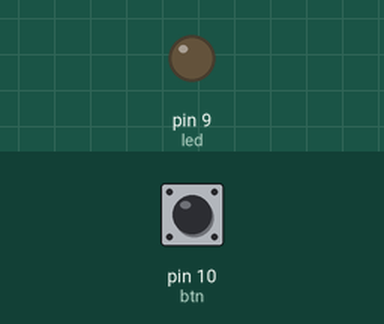
A sketch run on a simulated Arduino Uno, built with avr-gcc and run on an emulated ATmega328P. Parts: output pins drawn as LEDs (lit = HIGH). Dashed ring = blinking. The test bench sets the inputs (shaded band); at power-on: pin 10 (btn) LOW.

Above: at 1.2 s.
1.3 s: pin 10 (btn) pulsed HIGH 5 times (0.12 s each, 0.3 s apart)
At 1.75 s:
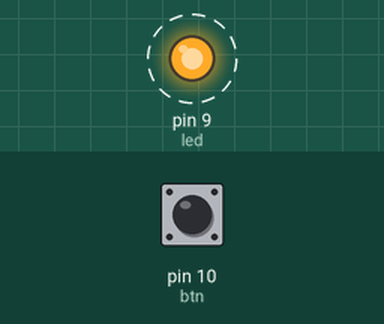
4.3 s: pin 10 (btn) pulled HIGH for 0.15 s
At 5.2 s:
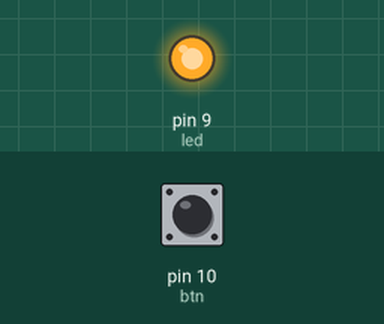
5.9 s: pin 10 (btn) pulled HIGH for 1 s
At 6.4 s:
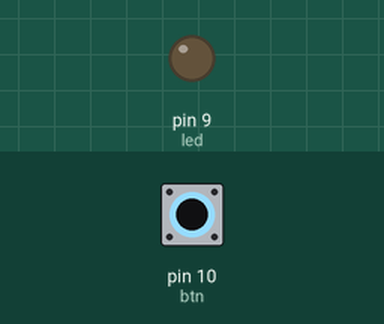
Timing chart, 0 to 8.9 s (numbered marks = the images above; inputs shaded):
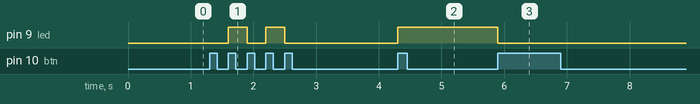

Measured:
- after the input at 1.3 s, pin 9 (led): alternates HIGH for 0.30 s and LOW for 0.30 s, 4 changes in all, then stays LOW, starting after 0.30 s
- after the input at 4.3 s, pin 9 (led): LOW → HIGH at once
- after the input at 5.9 s, pin 9 (led): HIGH → LOW at once

The sketch:

bai5.ino
```cpp
#include <LiquidCrystal_I2C.h>
// LiquidCrystal lcd(12,11,5,4,3,2);
LiquidCrystal_I2C lcd(0x27, 16, 2);
int btn=10;
int led=9;
bool btnState=HIGH;
int pre=LOW;
void setup() {
  // put your setup code here, to run once:
  pinMode(btn,INPUT);
  pinMode(led,OUTPUT);

}
void loop() {
  // put your main code here, to run repeatedly:
 int current=digitalRead(btn);
 if(pre==LOW &&current==HIGH){
  btnState=!btnState;
  if(btnState==HIGH)
  {
    digitalWrite(led,HIGH);
     lcd.noBacklight();
    delay(200);
  }
  else
  {
    digitalWrite(led,LOW);
    lcd.backlight();
    delay(200);
  }

 }

 pre=current;
}
```
